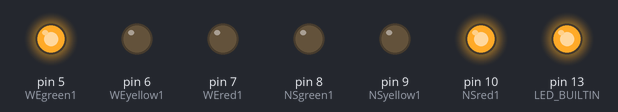
Bench run of a sketch on a simulated Arduino Uno, built with avr-gcc and run on an emulated ATmega328P. Parts: output pins drawn as LEDs (lit = HIGH).

Above: at 19.5 s.
At 28.2 s:
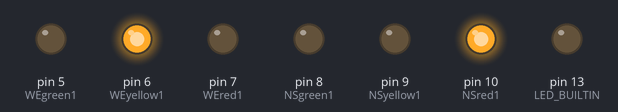
At 30.2 s:
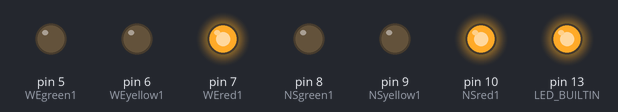
At 38.5 s:
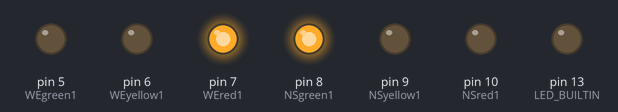
At 47.2 s:
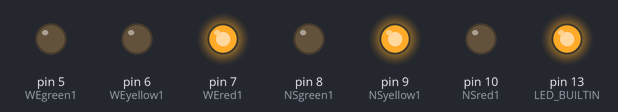
At 49.2 s:
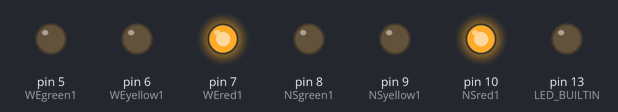
Timing chart, 0 to 61.4 s (numbered marks = the images above):
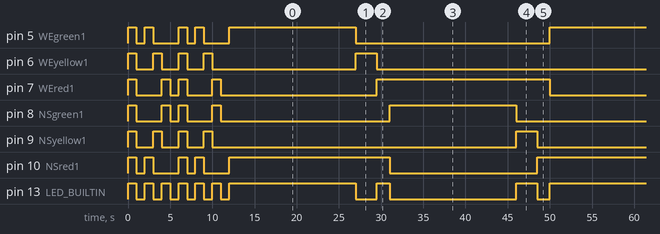

Measured:
- by itself, pin 5 (WEgreen1): HIGH → LOW at 1.0 s, → HIGH 1.0 s later, → LOW 1.0 s later, → HIGH 3.0 s later, … (14 changes in this stretch)
- by itself, pin 6 (WEyellow1): HIGH → LOW at 1.0 s, → HIGH 2.0 s later, → LOW 1.0 s later, → HIGH 2.0 s later, … (13 changes in this stretch)
- by itself, pin 7 (WEred1): HIGH → LOW at 1.0 s, → HIGH 3.0 s later, → LOW 1.0 s later, → HIGH 1.0 s later, … (13 changes in this stretch)
- by itself, pin 8 (NSgreen1): HIGH → LOW at 1.0 s, → HIGH 3.0 s later, → LOW 1.0 s later, → HIGH 1.0 s later, … (13 changes in this stretch)
- by itself, pin 9 (NSyellow1): goes 3 × (LOW 2.0 s, HIGH 1.0 s), 3 × (LOW 36.0 s, HIGH 2.5 s), then LOW
- by itself, pin 10 (NSred1): HIGH → LOW at 1.0 s, → HIGH 1.0 s later, → LOW 1.0 s later, → HIGH 3.0 s later, … (14 changes in this stretch)
- by itself, pin 13 (LED_BUILTIN): HIGH → LOW at 1.0 s, → HIGH 1.0 s later, → LOW 1.0 s later, → HIGH 1.0 s later, … (30 changes in this stretch)

The sketch:

TraficLights_.ino
```cpp
int NSred1 = 10;
int NSyellow1 = 9;
int NSgreen1 = 8;

int WEred1 = 7;
int WEyellow1 = 6;
int WEgreen1 = 5;

int HighLowToggle = 0;
int bootFlag = 1;

void setup(){
    pinMode(NSred1, OUTPUT);
    pinMode(NSyellow1, OUTPUT);
    pinMode(NSgreen1, OUTPUT);
    pinMode(WEred1, OUTPUT);
    pinMode(WEyellow1, OUTPUT);
    pinMode(WEgreen1, OUTPUT);
    pinMode(LED_BUILTIN, OUTPUT);
    startup();
}

void loop(){

    heartbeat();
    switchLights(1,0,0, 0,0,1);
    delay(15000);

    heartbeat();
    switchLights(1,0,0, 0,1,0);
    delay(2500);

    heartbeat();
    switchLights(1,0,0, 1,0,0);
    delay(1500);

    heartbeat();
    switchLights(0,0,1, 1,0,0);
    delay(15000);

    heartbeat();
    switchLights(0,1,0, 1,0,0);
    delay(2500);

    heartbeat();
    switchLights(1,0,0, 1,0,0);
    delay(1500);

}

void startup(){
  if (bootFlag ==1) {
    bootFlag = 0;
      for (unsigned int i = 0; i < 2; ++i) {
        heartbeat();
        switchLights(1,1,1, 1,1,1);
        delay(1000);

        switchLights(0,0,0, 0,0,0);
        heartbeat();
        delay(1000);

        switchLights(1,0,0, 0,0,1);
        heartbeat();
        delay(1000);

        switchLights(0,1,0, 0,1,0);
        heartbeat();
        delay(1000);

        switchLights(0,0,1, 1,0,0);
        heartbeat();
        delay(1000);

        switchLights(0,0,0, 0,0,0);
        heartbeat();
        delay(1000);
      }

  }

}
void heartbeat(){
    if (HighLowToggle == 1) {
      HighLowToggle = 0;
      digitalWrite(LED_BUILTIN, LOW);
    }
    else {
      HighLowToggle = 1;
      digitalWrite(LED_BUILTIN, HIGH);
    }

}

void switchLights(int lNSred1,int lNSyellow1, int lNSgreen1, int lWEred1,int lWEyellow1, int lWEgreen1 ){
    digitalWrite(NSred1, lNSred1);
    digitalWrite(NSyellow1, lNSyellow1);
    digitalWrite(NSgreen1, lNSgreen1);

    digitalWrite(WEred1, lWEred1);
    digitalWrite(WEyellow1, lWEyellow1);
    digitalWrite(WEgreen1, lWEgreen1);


}
```
